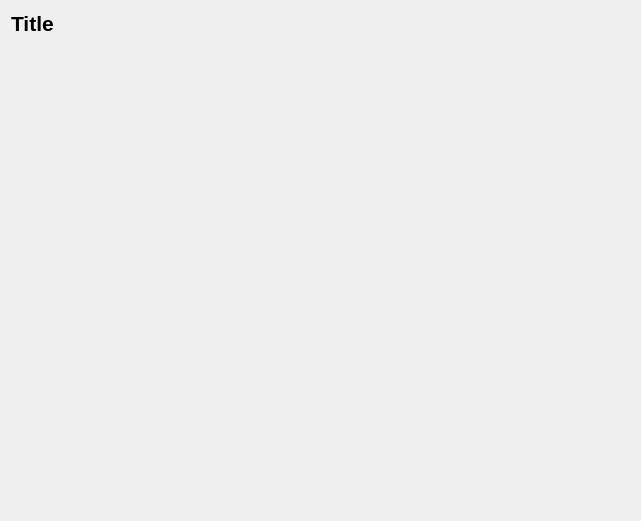
<?xml version="1.0" encoding="UTF-8"?>
<ui version="4.0">
 <class>SettingsBaseWidget</class>
 <widget class="QWidget" name="SettingsBaseWidget">
  <property name="geometry">
   <rect>
    <x>0</x>
    <y>0</y>
    <width>641</width>
    <height>521</height>
   </rect>
  </property>
  <property name="windowTitle">
   <string notr="true">SettingsBaseWidget</string>
  </property>
  <layout class="QVBoxLayout" name="verticalLayout">
   <item>
    <widget class="QLabel" name="titleLabel">
     <property name="font">
      <font>
       <pointsize>16</pointsize>
       <bold>true</bold>
      </font>
     </property>
     <property name="text">
      <string notr="true">Title</string>
     </property>
    </widget>
   </item>
   <item>
    <spacer name="verticalSpacer">
     <property name="orientation">
      <enum>Qt::Vertical</enum>
     </property>
     <property name="sizeType">
      <enum>QSizePolicy::Maximum</enum>
     </property>
     <property name="sizeHint" stdset="0">
      <size>
       <width>20</width>
       <height>25</height>
      </size>
     </property>
    </spacer>
   </item>
   <item>
    <layout class="QGridLayout" name="gridLayout">
     <property name="leftMargin">
      <number>15</number>
     </property>
    </layout>
   </item>
   <item>
    <spacer name="verticalSpacer_2">
     <property name="orientation">
      <enum>Qt::Vertical</enum>
     </property>
     <property name="sizeHint" stdset="0">
      <size>
       <width>20</width>
       <height>40</height>
      </size>
     </property>
    </spacer>
   </item>
  </layout>
 </widget>
 <resources/>
 <connections/>
</ui>
